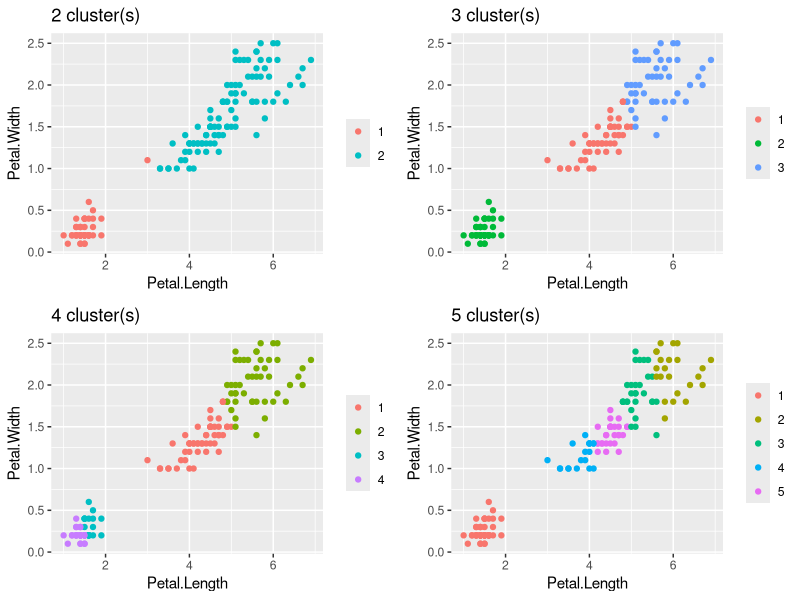
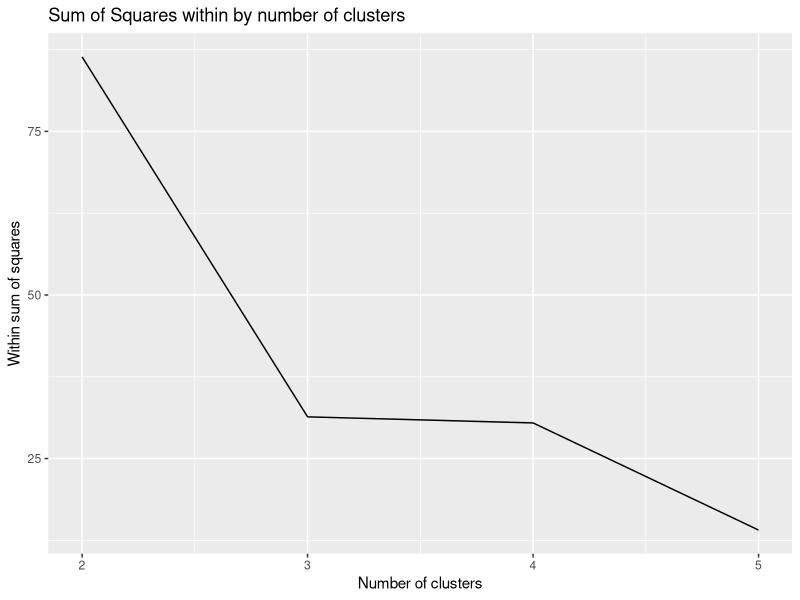

Write R code to recreate these figures, in order.
## ---- chunk 1
suppressPackageStartupMessages({library(ggplot2)})
library(ggplot2)
library(grid)
library(gridExtra)
data(iris)
vals <- lapply(seq(2,5), function(k) {kmeans(iris[,3:4], k)})
plots <- lapply(vals, function(km) {
      km$cluster <- as.factor(km$cluster)
      num_clusters <- length(levels(km$cluster))
      ggplot(iris, aes(Petal.Length, Petal.Width, color = km$cluster)) + 
        geom_point() + ggtitle(paste(num_clusters,"cluster(s)", sep=" ")) +
        theme(legend.title=element_blank()) # remove the legend
    })
grid.arrange(grobs=plots, ncol=2)
## ---- chunk 2
wss <- lapply(vals, function(km) {km$tot.withinss})
df <- data.frame(k=as.numeric(seq(2,5)),wss=as.numeric(wss))
ggplot(df, aes(x=k, y=wss)) + geom_line() + labs(x="Number of clusters", y="Within sum of squares", title="Sum of Squares within by number of clusters")
